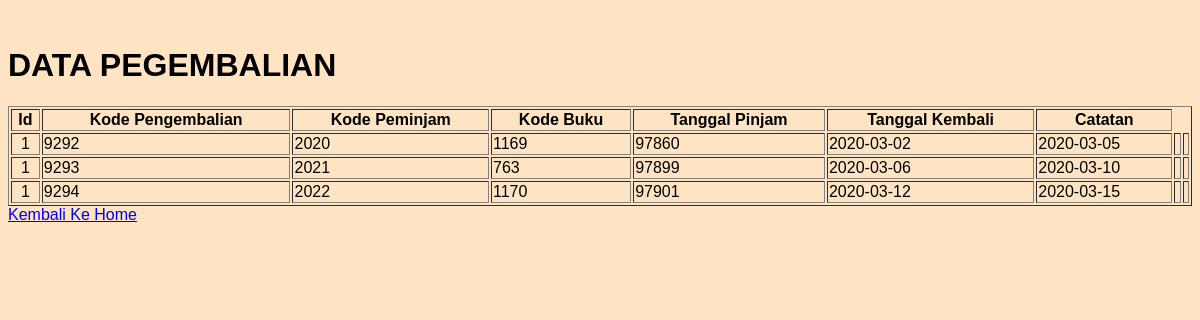
Page /interface/datapengembalian.php on the committed database.
### tables this page shows
CREATE TABLE IF NOT EXISTS `pengembalian` (
  `id` int(11) NOT NULL,
  `kode_pengembalian` varchar(5) NOT NULL,
  `kode_peminjam` varchar(5) NOT NULL,
  `kode_buku` varchar(5) NOT NULL,
  `tgl_pinjam` date NOT NULL,
  `tgl_kembali` date NOT NULL,
  `catatan` text NOT NULL,
  PRIMARY KEY (`id`),
  KEY `kode_pengembalian` (`kode_pengembalian`),
  KEY `kode_peminjam` (`kode_peminjam`),
  KEY `kode_buku` (`kode_buku`)
);

### interface/datapengembalian.php (the view, shortened to what this page needs)
<!DOCTYPE html>
<html>
<head>
	<link rel="stylesheet" type="text/css" href="style.css">
</head>
<body>
	<br/>
	<h1>DATA PEGEMBALIAN</h1>
	<div class="table">
		<table border="1px" width="100%" height="7%">
			<tr>
				<th>Id</th>
				<th>Kode Pengembalian</th>
				<th>Kode Peminjam</th>
				<th>Kode Buku</th>
				<th>Tanggal Pinjam</th>
				<th>Tanggal Kembali</th>
				<th>Catatan</th>
			</tr>
		<?php
$pengembalian = mysql_query("select * from Pengembalian");
$no = 1;
while($data=mysql_fetch_array($pengembalian)){
?>
		<tr>
				<td align="center"><?php echo $no?></td>
				<td><?php echo $data['id'];?></td>
				<td><?php echo $data['kode_pengembalian'];?></td>
				<td><?php echo $data['kode_peminjam'];?></td>
				<td><?php echo $data['kode_buku'];?></td>
				<td><?php echo $data['tgl_pinjam'];?></td>
				<td><?php echo $data['tgl_kembali'];?></td>
				<td><?php echo $data['catatan'];?></td>
				<td align="center">
		</tr>
		<?php } ?>
	</table>
	<tr>
		<th><a class="tombol" href="homeperpus.php">Kembali Ke Home</a></th>
	</tr>
</body>
</html>

### interface/style.css (style rules this page uses)
body { background-color:#ffe4c4; font-size:16px color:#ffe4e1; font-family: sans-serif; }

### rows in the picture
pengembalian: id "9292", kode_pengembalian "2020", kode_peminjam "1169", kode_buku "97860", tgl_pinjam "2020-03-02", tgl_kembali "2020-03-05"
pengembalian: id "9293", kode_pengembalian "2021", kode_peminjam "763", kode_buku "97899", tgl_pinjam "2020-03-06", tgl_kembali "2020-03-10"
pengembalian: id "9294", kode_pengembalian "2022", kode_peminjam "1170", kode_buku "97901", tgl_pinjam "2020-03-12", tgl_kembali "2020-03-15"
